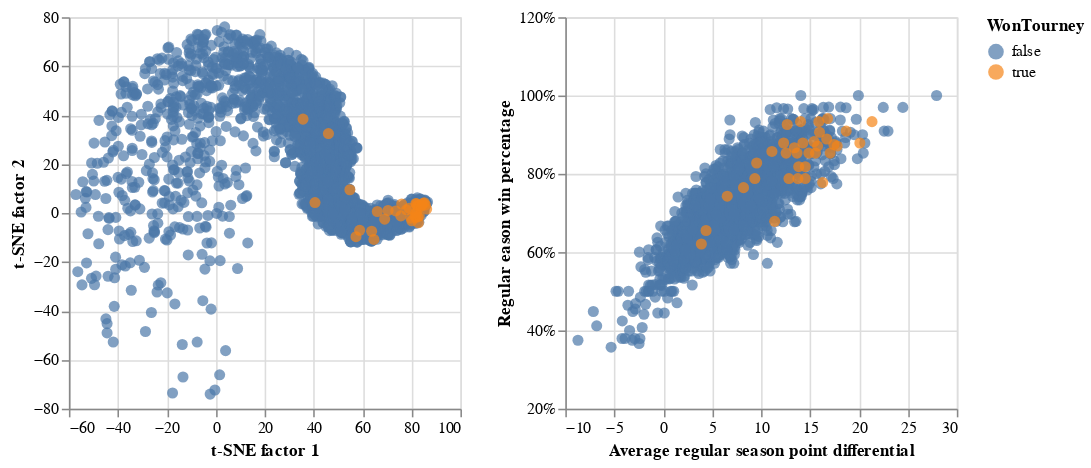

Notebook cell for this chart:
### Markdown cell above
The embeddings appear to be far less correlated to the number of games won by tournament. This is logical since, unlike the seeds, this statistic is not at all represented in the training set.

**Are tournament winners differentiated?**

### Code cell
#collapse_hide
colorBy = alt.Color('WonTourney:N', scale=alt.Scale(scheme='tableau10'))
orderBy = alt.Order('WonTourney:N', sort='ascending')
base, chart1, chart2 = plot_comparison( df,colorBy, orderBy, axis_ranges)

base.encode(*chart1)  | base.encode(*chart2)

### Figure 1 — Vega-Lite specification as saved in the notebook (floating-point values rounded to 4 significant figures; data arrays with more than 128 entries replaced by an {"elided": "..."} marker saying what was removed)
{"config": {"view": {"continuousWidth": 400, "continuousHeight": 300}}, "hconcat": [{"mark": {"type": "point", "filled": true, "size": 50}, "encoding": {"color": {"condition": {"type": "nominal", "field": "WonTourney", "scale": {"scheme": "tableau10"}, "selection": "selector053"}, "value": "lightgray"}, "order": {"type": "nominal", "field": "WonTourney", "sort": "ascending"}, "tooltip": [{"type": "nominal", "field": "TeamName"}, {"type": "nominal", "field": "Seed"}], "x": {"type": "quantitative", "axis": {"title": "t-SNE factor 1"}, "field": "factor1", "scale": {"domain": [-60, 100]}}, "y": {"type": "quantitative", "axis": {"title": "t-SNE factor 2"}, "field": "factor2", "scale": {"domain": [-80, 80]}}}, "height": 250, "selection": {"selector053": {"type": "single", "empty": "all", "fields": ["TeamName"]}, "selector054": {"type": "interval", "bind": "scales", "encodings": ["x", "y"]}}, "width": 250}, {"mark": {"type": "point", "filled": true, "size": 50}, "encoding": {"color": {"condition": {"type": "nominal", "field": "WonTourney", "scale": {"scheme": "tableau10"}, "selection": "selector053"}, "value": "lightgray"}, "order": {"type": "nominal", "field": "WonTourney", "sort": "ascending"}, "tooltip": [{"type": "nominal", "field": "TeamName"}, {"type": "nominal", "field": "Seed"}], "x": {"type": "quantitative", "axis": {"title": "Average regular season point differential"}, "field": "RegPoint_diff", "scale": {"domain": [-10, 30]}}, "y": {"type": "quantitative", "axis": {"format": "%", "title": "Regular eason win percentage"}, "field": "RegWins", "scale": {"domain": [0.2, 1.2]}}}, "height": 250, "selection": {"selector053": {"type": "single", "empty": "all", "fields": ["TeamName"]}, "selector054": {"type": "interval", "bind": "scales", "encodings": ["x", "y"]}}, "width": 250}], "data": {"name": "data-01a7f71412c7fc852076ae970e5db49e"}, "$schema": "https://vega.github.io/schema/vega-lite/v4.8.1.json", "datasets": {"data-01a7f71412c7fc852076ae970e5db49e": {"elided": "2286 records"}}}
